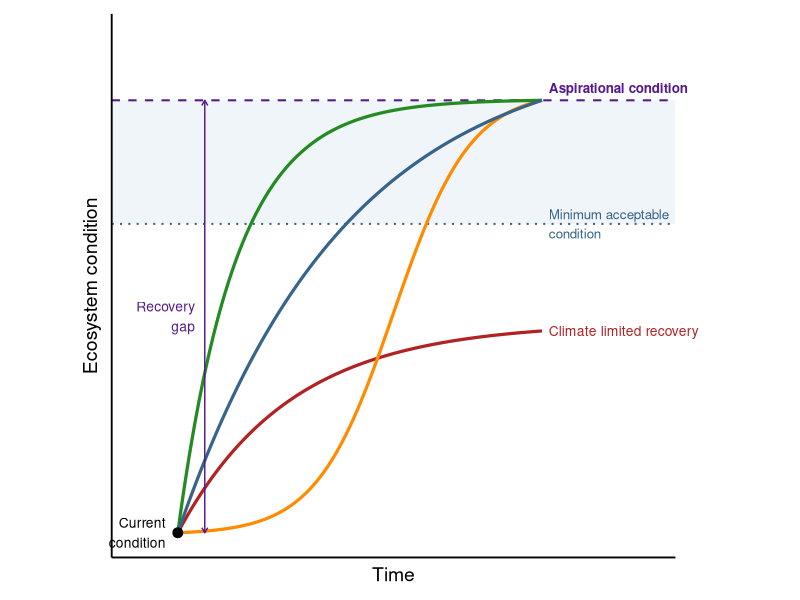

This chart was generated by the following R code:
library(tidyverse)
library(grid)

# Time sequence
t_start <- 3
t <- seq(0, 30, by = 0.1)

# Starting condition and endpoint assumptions
c0 <- 0
stakeholder_endpoint <- 0.70
minimum_threshold <- 0.50
climate_limited_endpoint <- 0.34

# Helper function: rescaled logistic, starts at c0 and ends at target
delayed_logistic <- function(time, c0, target, midpoint = 16, slope = 0.35) {
  raw <- 1 / (1 + exp(-slope * (time - midpoint)))
  raw_min <- min(raw, na.rm = TRUE)
  raw_max <- max(raw, na.rm = TRUE)
  scaled <- (raw - raw_min) / (raw_max - raw_min)
  c0 + scaled * (target - c0)
}

# Helper function: rescaled exponential, starts at c0 and ends at target
rescaled_exp <- function(time, c0, target, rate) {
  raw <- 1 - exp(-rate * time)
  scaled <- raw / max(raw, na.rm = TRUE)
  c0 + scaled * (target - c0)
}

recovery_df <- tibble(time = t) %>%
  mutate(
    time_since_restoration = pmax(time - t_start, 0),
    
    `Fast recovery` = if_else(
      time < t_start,
      NA_real_,
      rescaled_exp(
        time = time_since_restoration,
        c0 = c0,
        target = stakeholder_endpoint,
        rate = 0.23
      )
    ),
    
    `Gradual recovery` = if_else(
      time < t_start,
      NA_real_,
      rescaled_exp(
        time = time_since_restoration,
        c0 = c0,
        target = stakeholder_endpoint,
        rate = 0.08
      )
    ),
    
    `Delayed recovery` = if_else(
      time < t_start,
      NA_real_,
      delayed_logistic(
        time = time_since_restoration,
        c0 = c0,
        target = stakeholder_endpoint,
        midpoint = 16,
        slope = 0.35
      )
    ),
    
    `Climate limited recovery` = if_else(
      time < t_start,
      NA_real_,
      climate_limited_endpoint -
        (climate_limited_endpoint - c0) * exp(-0.12 * time_since_restoration)
    )
  ) %>%
  select(-time_since_restoration) %>%
  pivot_longer(
    cols = -time,
    names_to = "pathway",
    values_to = "condition"
  )

# Endpoint labels for direct line annotation
end_labels <- recovery_df %>%
  filter(!is.na(condition)) %>%
  group_by(pathway) %>%
  slice_max(time, n = 1, with_ties = FALSE) %>%
  ungroup()

# Label only climate limited recovery
climate_label <- end_labels %>%
  filter(pathway == "Climate limited recovery")

# Plot
pathways <- ggplot(recovery_df, aes(x = time, y = condition, colour = pathway)) +
  annotate(
    "rect",
    xmin = -Inf, xmax = Inf,
    ymin = minimum_threshold, ymax = stakeholder_endpoint,
    alpha = 0.08,
    fill = "steelblue"
  ) +
  geom_hline(
    yintercept = stakeholder_endpoint,
    linetype = "dashed",
    colour = "purple4",
    linewidth = 0.7
  ) +
  geom_hline(
    yintercept = minimum_threshold,
    linetype = "dotted",
    colour = "steelblue4",
    linewidth = 0.7
  ) +
  geom_line(linewidth = 1.1, na.rm = TRUE) +
  geom_point(
    data = tibble(time = t_start, condition = c0),
    aes(x = time, y = condition),
    inherit.aes = FALSE,
    colour = "black",
    size = 3
  ) +
  geom_text(
    data = climate_label,
    aes(
      x = time + 0.5,
      y = condition,
      label = pathway,
      colour = pathway
    ),
    hjust = 0,
    vjust = 0.5,
    size = 3.5,
    show.legend = FALSE
  ) +
  annotate(
    "segment",
    x = t_start + 2,
    xend = t_start + 2,
    y = c0,
    yend = stakeholder_endpoint,
    arrow = arrow(ends = "both", length = unit(0.15, "cm")),
    colour = "purple4"
  ) +
  annotate(
    "text",
    x = t_start + 1.3,
    y = (c0 + stakeholder_endpoint) / 2,
    label = "Recovery\ngap",
    hjust = 1,
    colour = "purple4",
    size = 3.5
  ) +
  annotate(
    "text",
    x = t_start - 0.9,
    y = c0,
    label = "Current\ncondition",
    hjust = 1,
    vjust = 0.5,
    size = 3.5
  ) +
  annotate(
    "text",
    x = max(t) + 0.5,
    y = stakeholder_endpoint + 0.02,
    label = "Aspirational condition",
    hjust = 0,
    colour = "purple4",
    fontface = "bold",
    size = 3.4
  ) +
  annotate(
    "text",
    x = max(t) + 0.5,
    y = minimum_threshold,
    label = "Minimum acceptable\ncondition",
    hjust = 0,
    colour = "steelblue4",
    size = 3.4
  ) +
  coord_cartesian(
    xlim = c(0, max(t) + 8),
    ylim = c(0, 0.8),
    clip = "off"
  ) +
  scale_colour_manual(
    values = c(
      "Fast recovery" = "forestgreen",
      "Gradual recovery" = "steelblue4",
      "Delayed recovery" = "darkorange",
      "Climate limited recovery" = "firebrick"
    )
  ) +
  labs(
    x = "Time",
    y = "Ecosystem condition",
    colour = NULL
  ) +
  theme_classic(base_size = 14) +
  theme(
    legend.position = "none",
    panel.grid.minor = element_blank(),
    panel.grid.major.x = element_blank(),
    plot.margin = margin(10, 90, 10, 60),
    axis.text = element_blank(),
    axis.ticks = element_blank()
  )

ggsave(
  filename = "figs/recovery_pathways.png",
  plot = pathways,
  width = 10,
  height = 5,
  dpi = 300
)
